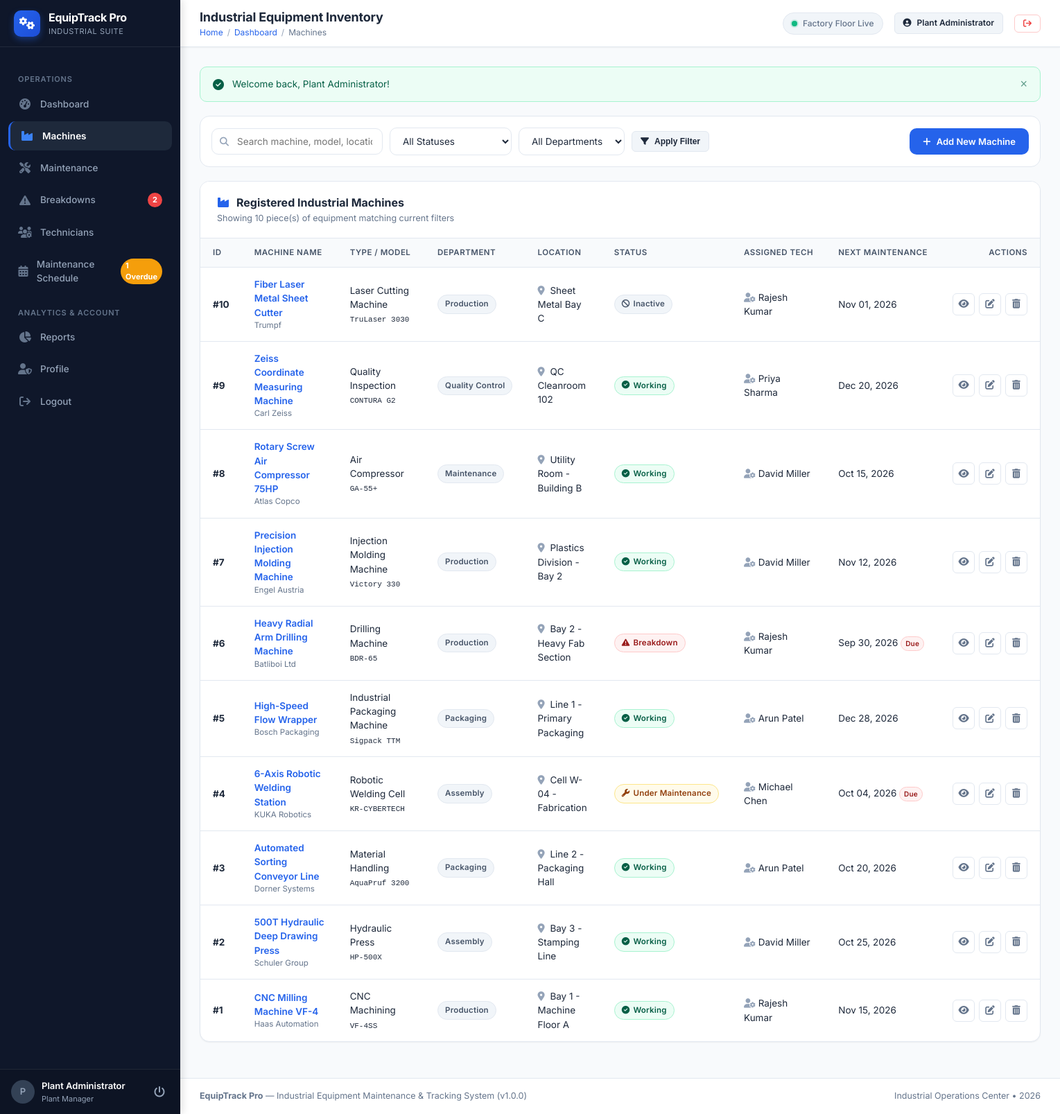
Page /machines/index.php (signed in) on the committed database.
### tables this page shows
CREATE TABLE `machines` (
  `id` INT AUTO_INCREMENT PRIMARY KEY,
  `machine_name` VARCHAR(150) NOT NULL,
  `machine_type` VARCHAR(100) NOT NULL,
  `department` VARCHAR(100) NOT NULL,
  `location` VARCHAR(150) NOT NULL,
  `manufacturer` VARCHAR(100) NOT NULL,
  `model_number` VARCHAR(100) NOT NULL,
  `installation_date` DATE NOT NULL,
  `last_maintenance_date` DATE NULL,
  `next_maintenance_date` DATE NULL,
  `status` ENUM('Working', 'Under Maintenance', 'Breakdown', 'Inactive') DEFAULT 'Working',
  `technician_id` INT NULL,
  `created_at` TIMESTAMP DEFAULT CURRENT_TIMESTAMP,
  INDEX `idx_machine_status` (`status`),
  INDEX `idx_machine_dept` (`department`),
  CONSTRAINT `fk_machines_technician` FOREIGN KEY (`technician_id`) 
    REFERENCES `technicians` (`id`) ON DELETE SET NULL ON UPDATE CASCADE
);

CREATE TABLE `technicians` (
  `id` INT AUTO_INCREMENT PRIMARY KEY,
  `name` VARCHAR(100) NOT NULL,
  `employee_id` VARCHAR(50) NOT NULL UNIQUE,
  `department` VARCHAR(100) NOT NULL,
  `specialization` VARCHAR(150) NOT NULL,
  `phone` VARCHAR(25) NOT NULL,
  `email` VARCHAR(100) NOT NULL UNIQUE,
  `joining_date` DATE NOT NULL,
  `status` ENUM('Active', 'Inactive') DEFAULT 'Active',
  `created_at` TIMESTAMP DEFAULT CURRENT_TIMESTAMP
);

### machines/index.php (the view, shortened to what this page needs)
<?php
require_once __DIR__ . '/../includes/functions.php';
$pdo = getDBConnection();
$search = trim($_GET['search'] ?? '');
$query = "
    SELECT m.*, t.name as technician_name, t.employee_id as technician_code
    FROM machines m
    LEFT JOIN technicians t ON m.technician_id = t.id
    WHERE 1=1
";
$params = [];
$query .= " ORDER BY m.id DESC";
$stmt = $pdo->prepare($query);
$stmt->execute($params);
$machines = $stmt->fetchAll();
include __DIR__ . '/../includes/header.php';
?>
<div class="filter-bar">
    <form action="<?= url('machines/index.php') ?>" method="GET" class="filter-group" style="flex: 1;">
        <div class="search-box">
            <i class="fa-solid fa-magnifying-glass"></i>
            <input type="text" name="search" class="form-control" placeholder="Search machine, model, location..." value="<?= htmlspecialchars($search) ?>">
        </div>
        <select name="status" class="form-select" style="width: auto;">
            <option value="">All Statuses</option>
        </select>
        <select name="department" class="form-select" style="width: auto;">
            <option value="">All Departments</option>
        </select>
        <button type="submit" class="btn btn-secondary btn-sm">
            <i class="fa-solid fa-filter"></i> Apply Filter
        </button>
    </form>
    <div>
        <a href="<?= url('machines/add.php') ?>" class="btn btn-primary">
            <i class="fa-solid fa-plus"></i> Add New Machine
        </a>
    </div>
</div>
<div class="card">
    <div class="card-header">
        <div>
            <h2 class="card-title"><i class="fa-solid fa-industry"></i> Registered Industrial Machines</h2>
            <div class="card-subtitle">Showing <?= count($machines) ?> piece(s) of equipment matching current filters</div>
        </div>
    </div>
    <div class="table-responsive">
        <table class="table">
            <thead>
                <tr>
                    <th>ID</th>
                    <th>Machine Name</th>
                    <th>Type / Model</th>
                    <th>Department</th>
                    <th>Location</th>
                    <th>Status</th>
                    <th>Assigned Tech</th>
                    <th>Next Maintenance</th>
                    <th style="text-align: right;">Actions</th>
                </tr>
            </thead>
            <tbody>
                <?php if (empty($machines)): ?>
                    <tr>
                        <td colspan="9" class="empty-state">
                            <i class="fa-solid fa-industry"></i>
                            <h3>No equipment records found</h3>
                            <p>No machines match your query. Try resetting your search filters or add a new machine.</p>
                            <a href="<?= url('machines/add.php') ?>" class="btn btn-primary btn-sm">Add First Machine</a>
                        </td>
                    </tr>
                <?php else: ?>
                    <?php foreach ($machines as $m): ?>
                        <tr>
                            <td><strong>#<?= $m['id'] ?></strong></td>
                            <td>
                                <a href="<?= url('machines/view.php?id=' . $m['id']) ?>" style="font-weight: 600; color: var(--primary);">
                                    <?= htmlspecialchars($m['machine_name']) ?>
                                </a>
                                <div style="font-size: 11.5px; color: var(--text-muted);">
                                    <?= htmlspecialchars($m['manufacturer']) ?>
                                </div>
                            </td>
                            <td>
                                <div><?= htmlspecialchars($m['machine_type']) ?></div>
                                <code style="font-size: 11px;"><?= htmlspecialchars($m['model_number']) ?></code>
                            </td>
                            <td><span class="badge badge-secondary"><?= htmlspecialchars($m['department']) ?></span></td>
                            <td>
                                <i class="fa-solid fa-location-dot" style="color: var(--text-light); margin-right: 4px;"></i>
                                <?= htmlspecialchars($m['location']) ?>
                            </td>
                            <td><?= get_status_badge($m['status']) ?></td>
                            <td>
                                <?php if (!empty($m['technician_name'])): ?>
                                    <span title="<?= htmlspecialchars($m['technician_code']) ?>">
                                        <i class="fa-solid fa-user-gear" style="color: var(--text-light);"></i>
                                        <?= htmlspecialchars($m['technician_name']) ?>
                                    </span>
                                <?php else: ?>
                                    <span class="text-muted" style="font-style: italic;">Unassigned</span>
                                <?php endif; ?>
                            </td>
                            <td>
                                <?php
                                    $isOverdue = (!empty($m['next_maintenance_date']) && strtotime($m['next_maintenance_date']) < strtotime(date('Y-m-d')));
                                    echo format_date($m['next_maintenance_date']);
                                    if ($isOverdue && $m['status'] !== 'Inactive') {
                                        echo " <span class='badge badge-danger' style='font-size:10px; padding: 2px 6px;'>Due</span>";
                                    }
                                ?>
                            </td>
                            <td style="text-align: right;">
                                <div class="action-buttons" style="justify-content: flex-end;">
                                    <a href="<?= url('machines/view.php?id=' . $m['id']) ?>" class="btn-icon" title="View Full Profile">
                                        <i class="fa-solid fa-eye"></i>
                                    </a>
                                    <a href="<?= url('machines/edit.php?id=' . $m['id']) ?>" class="btn-icon" title="Edit Machine">
                                        <i class="fa-solid fa-pen-to-square"></i>
                                    </a>
                                    <a href="<?= url('machines/delete.php?id=' . $m['id']) ?>"
                                       class="btn-icon delete"
                                       title="Delete Machine"
                                       data-confirm-delete
                                       data-item-name="<?= htmlspecialchars($m['machine_name']) ?>">
                                        <i class="fa-solid fa-trash-can"></i>
                                    </a>
                                </div>
                            </td>
                        </tr>
                    <?php endforeach; ?>
                <?php endif; ?>
            </tbody>
        </table>
    </div>
</div>
<?php include __DIR__ . '/../includes/footer.php'; ?>

### includes/functions.php (shortened to what this page needs)
<?php
function url($path = '') {
    $path = ltrim($path, '/');
    $base = defined('BASE_URL') ? BASE_URL : '';
    return ($base ? $base : '') . ($path !== '' ? '/' . $path : '/');
}
function flash_message($key = 'flash', $message = null, $type = 'success') {
    if (!empty($_SESSION['flash'][$key])) {
        $alert = $_SESSION['flash'][$key];
        $typeClass = $alert['type'] === 'error' ? 'alert-danger' : 'alert-' . $alert['type'];
        $icon = 'fa-circle-check';
        return "
        <div class='alert {$typeClass} alert-dismissible fade show' role='alert'>
            <div class='alert-content'>
                <i class='fa-solid {$icon} alert-icon'></i>
                <span>" . htmlspecialchars($alert['message']) . "</span>
            </div>
            <button type='button' class='btn-close' onclick='this.parentElement.remove();' aria-label='Close'>&times;</button>
        </div>";
    }
    return '';
}
function format_date($date, $default = 'N/A') {
    return date('M d, Y', strtotime($date));
}
function get_status_badge($status) {
    switch (trim($status)) {
        case 'Working':
            return "<span class='badge badge-success'><i class='fa-solid fa-circle-check'></i> Working</span>";
        case 'Under Maintenance':
            return "<span class='badge badge-warning'><i class='fa-solid fa-wrench'></i> Under Maintenance</span>";
        case 'Breakdown':
            return "<span class='badge badge-danger'><i class='fa-solid fa-triangle-exclamation'></i> Breakdown</span>";
        case 'Inactive':
            return "<span class='badge badge-secondary'><i class='fa-solid fa-ban'></i> Inactive</span>";
    }
}

### rows in the picture
machines: id "10", machine_name "Fiber Laser Metal Sheet Cutter", manufacturer "Trumpf", machine_type "Laser Cutting Machine", model_number "TruLaser 3030", department "Production", location "Sheet Metal Bay C", status "Inactive" (drawn), technician.name "Rajesh Kumar", next_maintenance_date "Nov 01, 2026"
machines: id "9", machine_name "Zeiss Coordinate Measuring Machine", manufacturer "Carl Zeiss", machine_type "Quality Inspection", model_number "CONTURA G2", department "Quality Control", location "QC Cleanroom 102", status "Working" (drawn), technician.name "Priya Sharma", next_maintenance_date "Dec 20, 2026"
machines: id "8", machine_name "Rotary Screw Air Compressor 75HP", manufacturer "Atlas Copco", machine_type "Air Compressor", model_number "GA-55+", department "Maintenance", location "Utility Room - Building B", status "Working" (drawn), technician.name "David Miller", next_maintenance_date "Oct 15, 2026"
machines: id "7", machine_name "Precision Injection Molding Machine", manufacturer "Engel Austria", machine_type "Injection Molding Machine", model_number "Victory 330", department "Production", location "Plastics Division - Bay 2", status "Working" (drawn), technician.name "David Miller", next_maintenance_date "Nov 12, 2026"
machines: id "6", machine_name "Heavy Radial Arm Drilling Machine", manufacturer "Batliboi Ltd", machine_type "Drilling Machine", model_number "BDR-65", department "Production", location "Bay 2 - Heavy Fab Section", status "Breakdown" (drawn), technician.name "Rajesh Kumar", next_maintenance_date "Sep 30, 2026"
machines: id "5", machine_name "High-Speed Flow Wrapper", manufacturer "Bosch Packaging", machine_type "Industrial Packaging Machine", model_number "Sigpack TTM", department "Packaging", location "Line 1 - Primary Packaging", status "Working" (drawn), technician.name "Arun Patel", next_maintenance_date "Dec 28, 2026"
machines: id "4", machine_name "6-Axis Robotic Welding Station", manufacturer "KUKA Robotics", machine_type "Robotic Welding Cell", model_number "KR-CYBERTECH", department "Assembly", location "Cell W-04 - Fabrication", shows "Under Maintenance", technician.name "Michael Chen", next_maintenance_date "Oct 04, 2026", shows "Due"
machines: id "3", machine_name "Automated Sorting Conveyor Line", manufacturer "Dorner Systems", machine_type "Material Handling", model_number "AquaPruf 3200", department "Packaging", location "Line 2 - Packaging Hall", status "Working" (drawn), technician.name "Arun Patel", next_maintenance_date "Oct 20, 2026"
machines: id "2", machine_name "500T Hydraulic Deep Drawing Press", manufacturer "Schuler Group", machine_type "Hydraulic Press", model_number "HP-500X", department "Assembly", location "Bay 3 - Stamping Line", status "Working" (drawn), technician.name "David Miller", next_maintenance_date "Oct 25, 2026"
machines: id "1", machine_name "CNC Milling Machine VF-4", manufacturer "Haas Automation", machine_type "CNC Machining", model_number "VF-4SS", department "Production", location "Bay 1 - Machine Floor A", status "Working" (drawn), technician.name "Rajesh Kumar", next_maintenance_date "Nov 15, 2026"

### other values in the picture
$sidebarCounters['breakdowns'] "2"
$sidebarCounters['overdue'] "1"
substr($user['name'] ?? 'A', 0, 1) "P"
$user['name'] "Plant Administrator"
$user['role'] "Plant Manager"
$pageTitle "Industrial Equipment Inventory"
$crumbLabel "Dashboard"
$crumbLabel "Machines"
$alert['message'] "Welcome back, Plant Administrator!"
count($machines) "10"
APP_NAME "EquipTrack Pro"
APP_FULL_NAME "Industrial Equipment Maintenance & Tracking System"
APP_VERSION "1.0.0"
